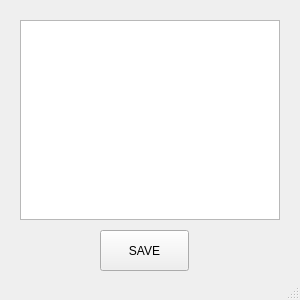
<?xml version="1.0" encoding="UTF-8"?>
<ui version="4.0">
 <class>DestinationWindow</class>
 <widget class="QMainWindow" name="DestinationWindow">
  <property name="geometry">
   <rect>
    <x>0</x>
    <y>0</y>
    <width>300</width>
    <height>300</height>
   </rect>
  </property>
  <property name="windowTitle">
   <string>Destination Setting</string>
  </property>
  <widget class="QWidget" name="centralwidget">
   <widget class="QPushButton" name="btn_save">
    <property name="geometry">
     <rect>
      <x>100</x>
      <y>230</y>
      <width>89</width>
      <height>41</height>
     </rect>
    </property>
    <property name="text">
     <string>SAVE</string>
    </property>
   </widget>
   <widget class="QTableWidget" name="tableWidget">
    <property name="geometry">
     <rect>
      <x>20</x>
      <y>20</y>
      <width>260</width>
      <height>200</height>
     </rect>
    </property>
   </widget>
  </widget>
  <widget class="QMenuBar" name="menubar">
   <property name="geometry">
    <rect>
     <x>0</x>
     <y>0</y>
     <width>300</width>
     <height>22</height>
    </rect>
   </property>
  </widget>
  <widget class="QStatusBar" name="statusbar"/>
 </widget>
 <resources/>
 <connections/>
</ui>
